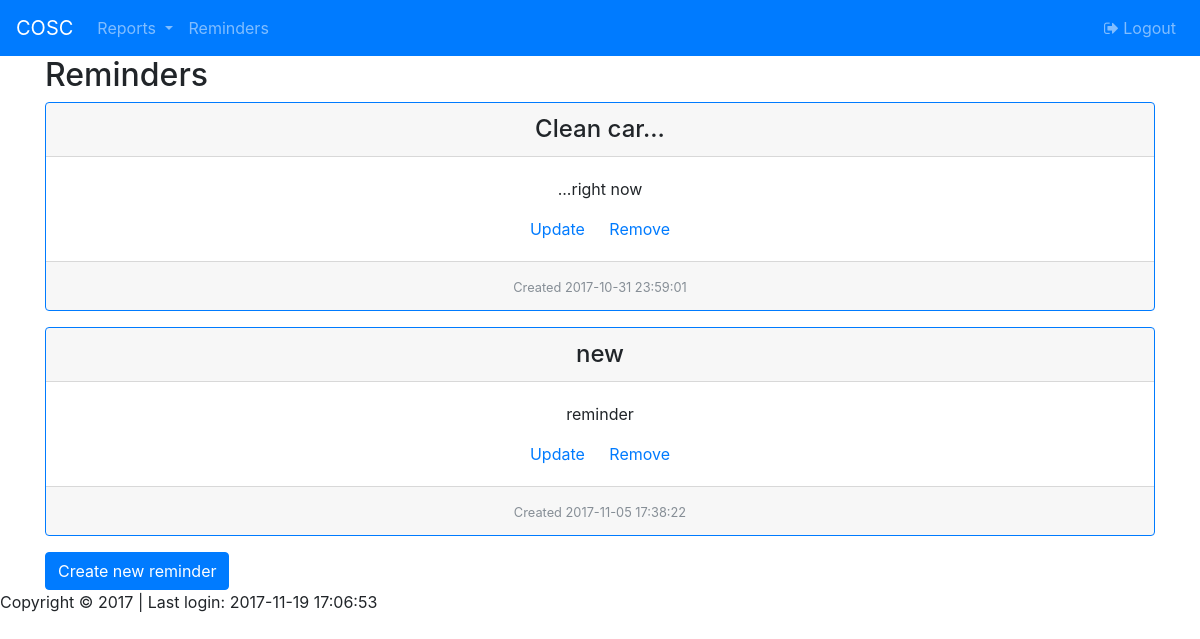
The page /reminder/reminder_list (signed in) on the database its author committed.
### tables this page shows
CREATE TABLE `reminders` (
  `id` int(11) NOT NULL,
  `subject` text NOT NULL,
  `description` text NOT NULL,
  `created` timestamp NOT NULL DEFAULT CURRENT_TIMESTAMP,
  `username` varchar(256) NOT NULL,
  `deleted` tinyint(1) NOT NULL DEFAULT '0'
);

### app/core/Controller.php (called while the page is built, shortened)
<?php
class Controller {
    public function view ($view, $data = []) {
        require_once '../app/views/' . $view .'.php';
    }
}

### app/controllers/reminder.php (called while the page is built, shortened)
<?php
class Reminder extends Controller {
    public function index() {
        $reminders = $this->model('Reminders');
        $reminders_list = $reminders->get_reminders($_SESSION['username']);
        $this->view('reminder/reminder_list', ['reminders' => $reminders_list]);
    }
}

### app/core/App.php (called while the page is built, shortened)
<?php
class App {
    protected $method = 'login';
    public function __construct() {
        if (isset($_SESSION['auth']) == 1) {
            $this->method = 'index';
        }
        $url = $this->parseUrl();
        if (file_exists('../app/controllers/' . $url[0] . '.php')) {
            unset($url[0]);
        } else {
            header('Location: /home');
            die;
        }
        $this->controller = new $this->controller;
        $this->params = $url ? array_values($url) : [];
        call_user_func_array([$this->controller, $this->method], $this->params);
    }
    public function parseUrl() {
        if (isset($_GET['url'])) {
            return $url = explode('/', filter_var(rtrim($_GET['url'], '/'), FILTER_SANITIZE_URL));
        }
    }
}

### public/index.php (called while the page is built, shortened)
<?php
$app = new App;

### app/models/Reminders.php (called while the page is built, shortened)
<?php
class Reminders {
    public function get_reminders($username){
        $db = db_connect();
        $statement = $db->prepare("SELECT * FROM reminders WHERE username=:username AND deleted=0;");
        $statement->bindValue(':username', $username);
        $statement->execute();
        $rows = $statement->fetchAll(PDO::FETCH_ASSOC);
        return $rows;
    }
}

### app/views/reminder/reminder_list.php (the view)
<?php require_once '../app/views/templates/header.php' ?>
<div class='container'>
    <h2>Reminders</h2>
    <?php foreach ($data['reminders'] as $reminder){?>
        <div class='card text-center border-primary mb-3'>
            <h4 class='card-header'><?=$reminder['subject']?></h4>
            <div class='card-body'>
                <p class='card-text'><?=$reminder['description']?></p>
                <a class='card-link' href='/reminder/update_reminder/<?=$reminder["id"]?>'>Update</a>
                <a class='card-link' href='/reminder/remove_reminder/<?=$reminder["id"]?>'>Remove</a>
            </div>
            <div class='card-footer'>
                <small class='card-text text-muted'>Created <?=$reminder['created']?></small>
            </div>
        </div>
    <?php } ?>
    <a class="btn btn-primary" href='/reminder/create_reminder'>Create new reminder</a>
</div>
<?php require_once '../app/views/templates/footer.php' ?>

### rows shown on the page
reminders: subject "Clean car...", description "...right now", created "2017-10-31 23:59:01"
reminders: subject "new", description "reminder", created "2017-11-05 17:38:22"

### other values the page prints
$_SESSION['login_date'][1]['date_time'] "2017-11-19 17:06:53"
